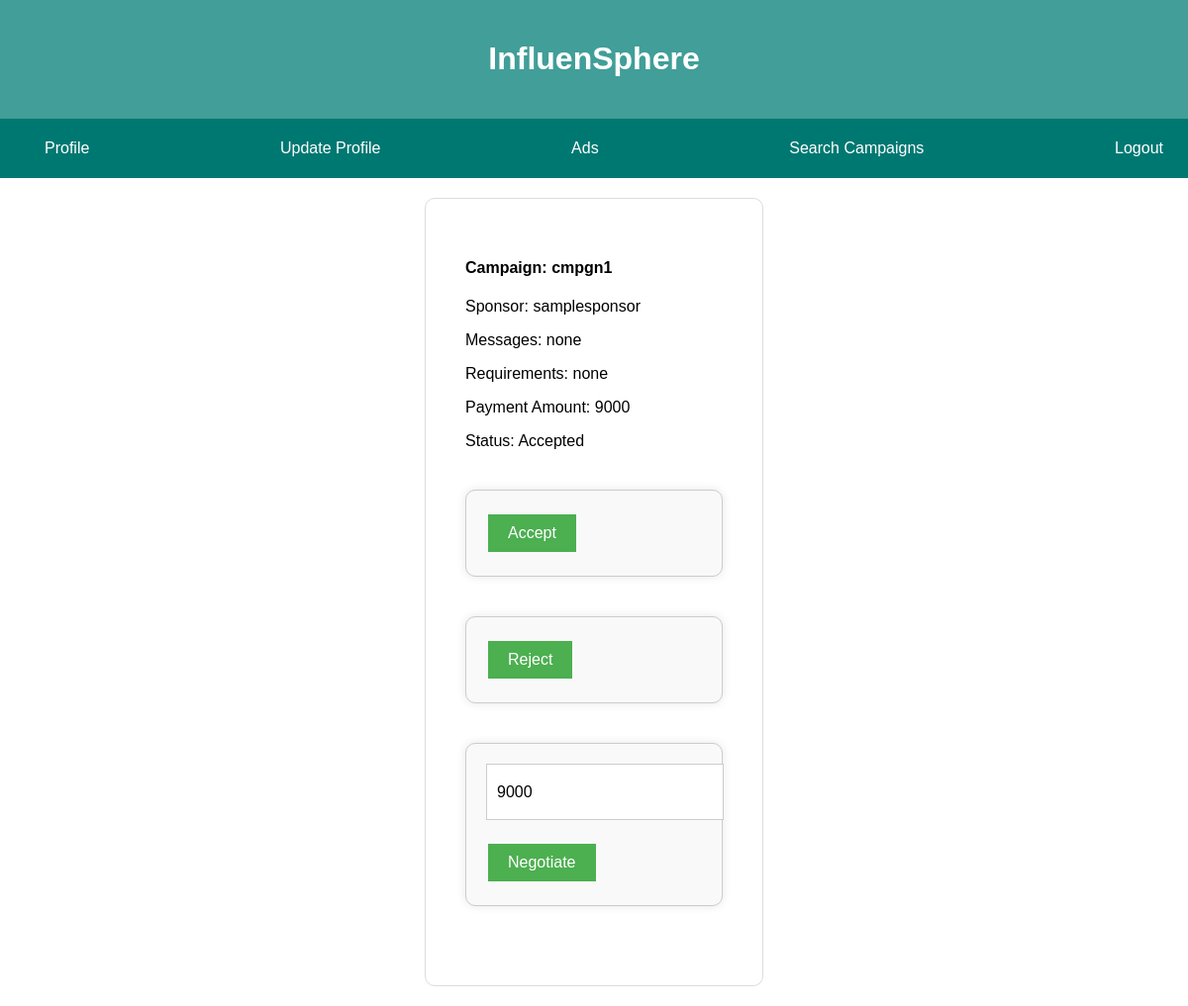
The page /ads (signed in) on the database its author committed.
### backend/models.py (models this page shows)
class AdRequest(db.Model):
    __tablename__ = 'ad_requests'
    id = Column(Integer, primary_key=True)
    campaign_id = Column(Integer, ForeignKey('campaigns.id'))
    campaign = relationship('Campaign', backref='ad_requests')
    influencer_id = Column(Integer, ForeignKey('users.id'))
    influencer = relationship('Influencer', backref='ad_requests')
    messages = Column(String)
    requirements = Column(String)
    payment_amount = Column(Integer)
    status = Column(Enum('Pending', 'Accepted', 'Rejected', name='ad_request_status'))

class Campaign(db.Model):
    __tablename__ = 'campaigns'
    id = Column(Integer, primary_key=True)
    name = Column(String, nullable=False)
    description = Column(String)
    start_date = Column(DateTime)
    end_date = Column(DateTime)
    budget = Column(Integer)
    visibility = Column(Enum('public', 'private', name='campaign_visibility'))
    sponsor_id=Column(Integer,ForeignKey('users.id'))
    sponsor = relationship('Sponsor', backref='campaigns')
    flag= Column(Boolean, default=False)

class User(db.Model):
    __tablename__ = 'users'
    id = Column(Integer, primary_key=True)
    username = Column(String(50), unique=True, nullable=False)
    password = Column(String(100), nullable=False)
    email = Column(String(100), unique=True, nullable=False)
    created_at = Column(DateTime, default=datetime.datetime.utcnow())
    updated_at = Column(DateTime, default=datetime.datetime.utcnow(), onupdate=datetime.datetime.utcnow())
    type=Column(String(100), nullable=False)
    flag= Column(Boolean, default=False)
    __mapper_args__ = {
        'polymorphic_on': 'type',
        'polymorphic_identity': 'user'
    }

### backend/controllers.py (the view, shortened to what this page needs)
@app.route('/ads',methods=['GET', 'POST'])
def ads():
    ad_requests = AdRequest.query.filter(AdRequest.influencer_id == session['user_id']).all()
    return render_template('ads.html', ad_requests=ad_requests)

### templates/ads.html (shortened to what this page needs)
<!DOCTYPE html>
<html>
<head>
  <link rel="stylesheet" href="{{ url_for('static', filename='campaigns.css')}}">
</head>
<body>
  <header>
        <h1>InfluenSphere</h1>
    </header>
    <nav>
        <ul>
            <li><a href="/idashboard" class="nav-link">Profile</a></li>
            <li><a href="/iupdate" class="nav-link">Update Profile</a></li>
            <li><a href="/ads" class="nav-link">Ads</a></li>
            <li><a href="/search_campaigns" class="nav-link">Search Campaigns</a></li>
            <li><a href="/logout" class="nav-link">Logout</a></li>
        </ul>
    </nav>
  <div class="campaigns">
        {% for ad in ad_requests %}
            <div class="card">
                <div class="container">
                    <h4>Campaign: {{ ad.campaign.name }}</h4>
                    <p>Sponsor: {{ ad.campaign.sponsor.username }}</p>
                    <p>Messages: {{ ad.messages }}</p>
                    <p>Requirements: {{ ad.requirements }}</p>
                    <p>Payment Amount: {{ ad.payment_amount }}</p>
                    <p>Status: {{ ad.status }}</p>
                    <form action="{{ url_for('ads') }}" method="post">
                        <button type="submit" name="action" value="accept">Accept</button>
                    </form>
                    <form action="{{ url_for('ads') }}" method="post">
                        <button type="submit" name="action" value="reject">Reject</button>
                    </form>
                    <form action="{{ url_for('ads') }}" method="post">
                        <input type="number" name="negotiated_amount" value="{{ ad.payment_amount }}">
                        <button type="submit" name="action" value="negotiate">Negotiate</button>
                    </form>
                </div>
            </div>
        {% endfor %}
    </div>
</body>
</html>

### static/campaigns.css (style rules this page uses)
body { font-family: Arial, sans-serif; margin: 0; padding: 0; }
header { background: #419E98; color: #fff; padding: 20px; text-align: center; }
nav { background-color: #007872; padding: 5px; text-align: center; }
nav ul { list-style: none; left-margin: 30px; padding: 0; display: flex; justify-content: space-between; }
nav li { margin-right: 20px; margin-left:40px; }
.nav-link { color: #fff; text-decoration: none; transition: color 0.3s; }
.campaigns { display: flex; flex-wrap: wrap; justify-content: center; }
.card { background-color: #fff; border: 1px solid #ddd; border-radius: 10px; padding: 20px; margin: 20px; width: 300px; }
.container { padding: 20px; }
.container p { margin-bottom: 10px; }
.container button { background-color: #82C4BE; color: #fff; border: none; text-align: center; text-decoration: none; display: inline-block; font-size: 16px; margin: 4px 2px; padding: 10px 20px; font-size: 16px; cursor: pointer; }
button[type="submit"] { background-color: #4CAF50; color: #fff; border: none; padding: 10px 20px; font-size: 16px; cursor: pointer; }
form { max-width: 600px; margin: 40px auto; padding: 20px; background-color: #f9f9f9; border: 1px solid #ddd; border-radius: 10px; box-shadow: 0 0 10px rgba(0, 0, 0, 0.1); }
input[type="text"], input[type="number"], textarea { width: 100%; height: 40px; padding: 10px; font-size: 16px; border: 1px solid #ccc; }
form { max-width: 500px; margin: 40px auto; padding: 20px; background-color: #f9f9f9; border: 1px solid #ccc; box-shadow: 0 0 10px rgba(0, 0, 0, 0.1); }
input[type="text"], input[type="date"], input[type="number"], textarea, select { width: 100%; height: 35px; padding: 10px; margin-bottom: 20px; border: 1px solid #ccc; }
button { margin-top: 20px; background-color: #fff; border: none; padding: 10px 20px; font-size: 16px; cursor: pointer; }

### rows shown on the page
AdRequest: campaign.name "cmpgn1", campaign.sponsor.username "samplesponsor", messages "none", requirements "none", payment_amount "9000", status "Accepted", negotiated_amount "9000"
